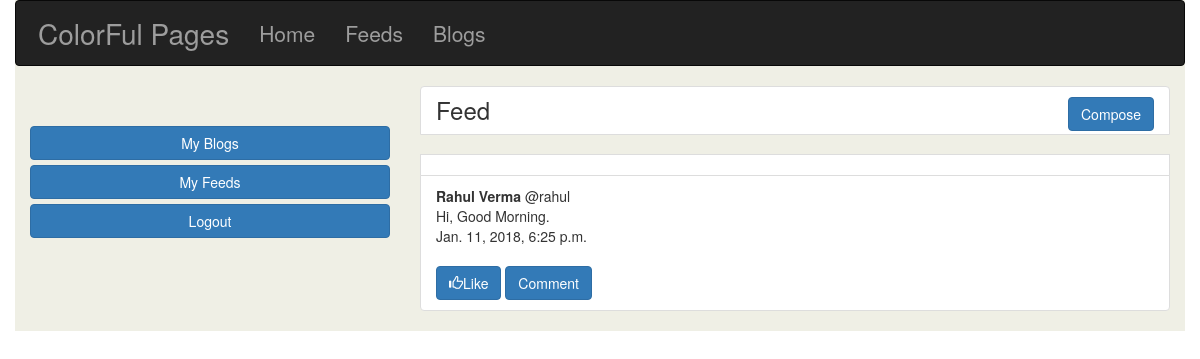
/feeds/allfeeds/ (signed in), run on an earlier commit of the app's database.
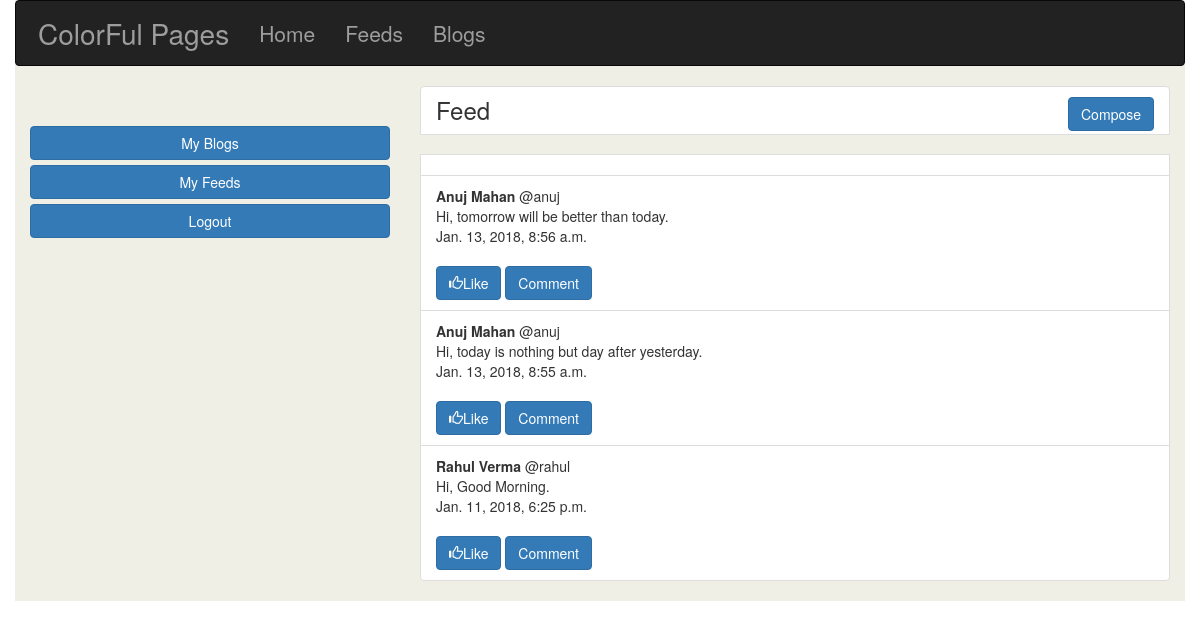
And on a later commit of the database.
### feeds/models.py (models this page shows, shortened)
class Feed(models.Model):
	user = models.ForeignKey(User, on_delete=models.CASCADE)
	content = models.CharField(max_length=200)
	date = models.DateTimeField(auto_now_add=True)
	parent = models.ForeignKey(
		'Feed',
		null=True,
		blank=True,
		on_delete=models.CASCADE)
	likes = models.IntegerField(default=0)
	comments = models.IntegerField(default=0)
	@staticmethod
	def get_feeds():
		feed = Feed.objects.filter(parent=None).order_by('-date')
		return feed

### feeds/views.py (the view)
# urls.py: path('allfeeds/',views.all_feeds),
def all_feeds(request):
	feeds=Feed.get_feeds()
	content = {'feeds':feeds}
	return render(request,'feeds/allfeeds.html',content)

### templates/feeds/allfeeds.html (shortened to what this page needs)
{% extends 'base.html' %}
{% block body %}
	{% if user.is_authenticated %}
		<ul class="list-group">
			<li class="list-group-item">
				<b class="h3">Feed</b>
				<a href="/feeds/feed_form/" class="btn btn-primary pull-right" style="color:white;">Compose</a>
			</li><br>
			<li class="list-group-item">
			</li>
			{% for feed in feeds %}
				<li class="list-group-item">
					<div> <b>{{feed.user.first_name}} {{feed.user.last_name}}</b> @{{feed.user.username}}</div>
					<div> {{feed.content}} </div>
					<div class="float-right">{{feed.date}}</div><br>
					<div class="float-right">
						<a href="" class="btn btn-primary"><span class="glyphicon glyphicon-thumbs-up"></span>Like</a>
						<a href="/feeds/{{feed.id}}" class="btn btn-primary">Comment</a>
					</div>
				</li>
			{% endfor %}
		</ul>
	{% else %}
		<h2>Login to see your feeds!!</h2>
	{% endif %}
{% endblock %}

### templates/base.html (shortened to what this page needs)
<!DOCTYPE html>
<html>
<head>
	<link rel="stylesheet" href="https://maxcdn.bootstrapcdn.com/bootstrap/3.3.7/css/bootstrap.min.css">
</head>
<body>
	<div class="container" style="background-color: rgba(100,100,0,.1);">
		<div class="row">
			<nav class="navbar navbar-inverse" style="padding: .5em">
				<div class="container-fluid">
				    <div class="navbar-header">
				      <a class="navbar-brand" href="/" style="font-size:2em;">ColorFul Pages</a>
				    </div>
				    <ul class="nav navbar-nav" style="font-size:1.5em;">
				      <li><a href="/">Home</a></li>
				      <li><a href="/feeds/allfeeds">Feeds</a></li>
				      <li><a href="/">Blogs</a></li>
				    </ul>
				</div>
			</nav>
			<div class="col-sm-4">
				{% if user.is_authenticated %}
					<br>
					<a href="/blogs/my_blogs" class="btn btn-primary btn-block" style="color: white">My Blogs</a>
					<a href="/feeds/my_feeds" class="btn btn-primary btn-block" style="color: white">My Feeds</a>
					<a href="/users/logout" class="btn btn-primary btn-block" style="color:white;">Logout</a>
				{% else %}
				    <h3>You are not logged in.</h3>
				    <br>
					<a href="/users/login" class="btn btn-primary btn-block" style="color:white;">Log In</a>
					<br>
					<a href="/users/register/" class="btn btn-primary btn-block" style="color:white;">Sign Up</a><br>
				{% endif %}
			</div>
			<div class="col-sm-8">
				{% block body %}
				{% endblock %}
			</div>
		</div>
	</div>
</body>
</html>

What changed in the data, as far as the page shows it:
added Feed: user.first_name "Anuj", user.last_name "Mahan", user.username "anuj", content "Hi, tomorrow will be better than today.", date "Jan. 13, 2018, 8:56 a.m."
added Feed: user.first_name "Anuj", user.last_name "Mahan", user.username "anuj", content "Hi, today is nothing but day after yesterday.", date "Jan. 13, 2018, 8:55 a.m."
